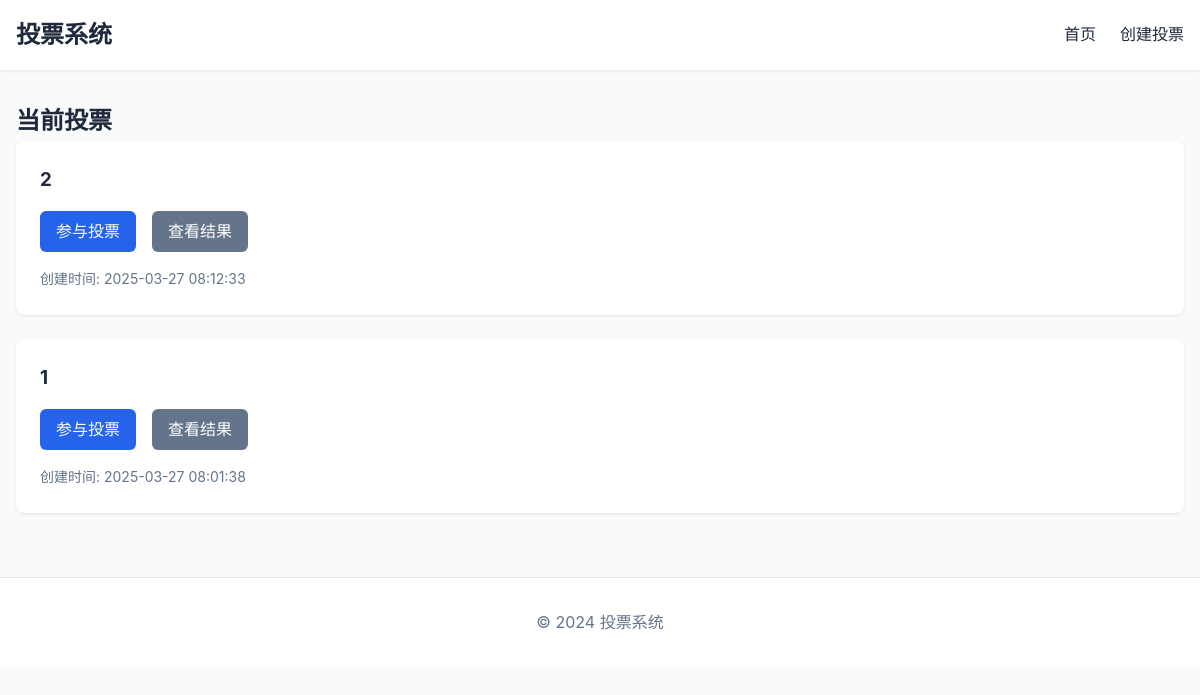
Before: / with the older database file.
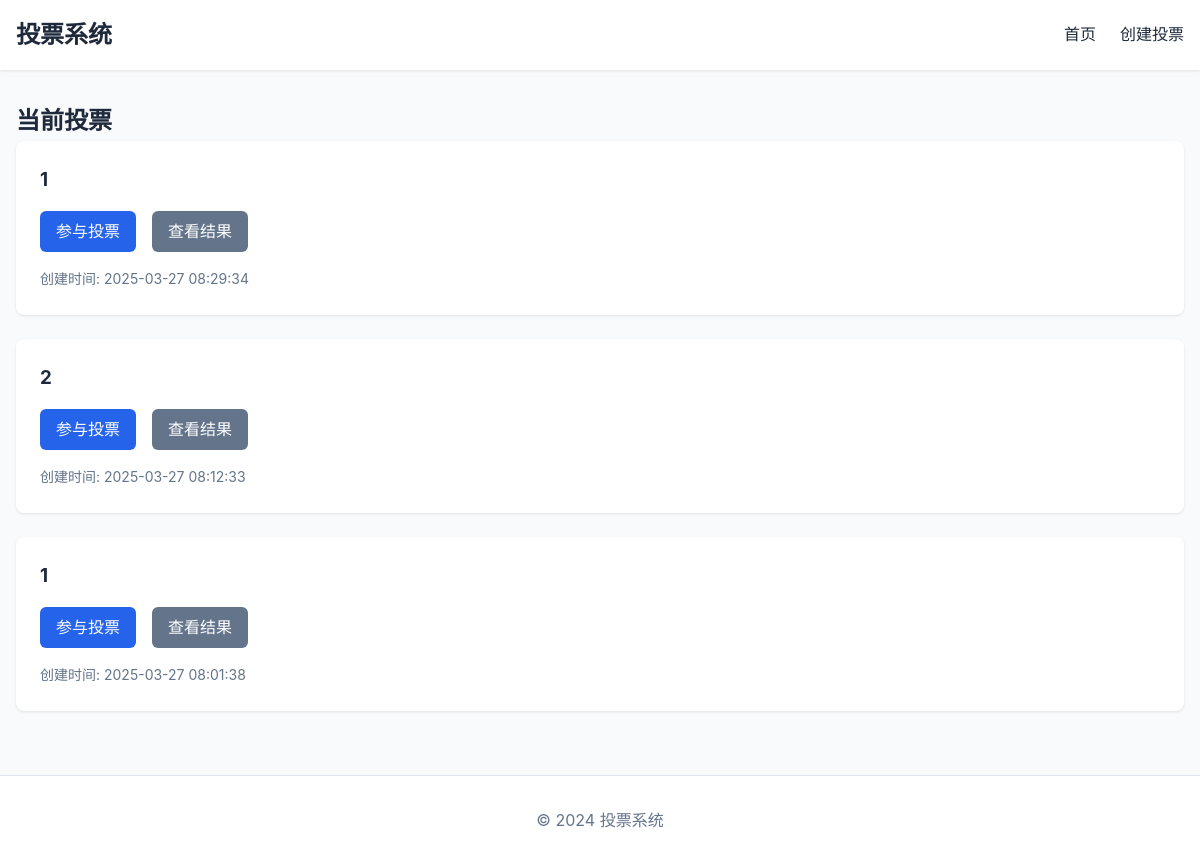
After: the same page with the newer database file.
### tables this page shows
CREATE TABLE polls (
    id INTEGER PRIMARY KEY AUTOINCREMENT,
    question TEXT NOT NULL,
    created_at TIMESTAMP DEFAULT CURRENT_TIMESTAMP
);

### app.py (the view)
@app.route('/')
def index():
    db = get_db()
    polls = db.execute('SELECT * FROM polls ORDER BY created_at DESC').fetchall()
    return render_template('index.html', polls=polls)

### app.py (called while the page is built)
@app.context_processor
def inject_csrf_token():
    return dict(csrf_token=generate_csrf)

def get_db():
    if 'db' not in g:
        g.db = sqlite3.connect(DATABASE)
        g.db.row_factory = sqlite3.Row
    return g.db

### templates/index.html (shortened to what this page needs)
{% extends 'base.html' %}
{% block content %}
    <h2>当前投票</h2>
    {% if polls %}
        <div class="polls-list">
            {% for poll in polls %}
                <div class="poll-card">
                    <h3>{{ poll.question }}</h3>
                    <div class="poll-actions">
                        <a href="{{ url_for('vote', poll_id=poll.id) }}" class="button">参与投票</a>
                        <a href="{{ url_for('results', poll_id=poll.id) }}" class="button secondary">查看结果</a>
                    </div>
                    <div class="poll-meta">
                        创建时间: {{ poll.created_at }}
                    </div>
                </div>
            {% endfor %}
        </div>
    {% else %}
        <div class="empty-state">
            <p>目前还没有投票。</p>
            <a href="{{ url_for('create') }}" class="button">创建第一个投票</a>
        </div>
    {% endif %}
{% endblock %}

### templates/base.html (shortened to what this page needs)
<!DOCTYPE html>
<html lang="en">
<head>
    <link rel="stylesheet" href="{{ url_for('static', filename='style.css') }}">
</head>
<body>
    <nav>
        <div class="nav-container">
            <h1><a href="{{ url_for('index') }}">投票系统</a></h1>
            <ul>
                <li><a href="{{ url_for('index') }}">首页</a></li>
                <li><a href="{{ url_for('create') }}">创建投票</a></li>
            </ul>
        </div>
    </nav>
    <main>
        <div class="container">
            {% block content %}{% endblock %}
        </div>
    </main>
    <footer>
        <div class="container">
            <p>&copy; 2024 投票系统</p>
        </div>
    </footer>
</body>
</html>

### static/style.css (style rules this page uses)
:root { --primary-color: #2563eb; --secondary-color: #64748b; --background-color: #f8fafc; --text-color: #1e293b; --border-color: #e2e8f0; --success-color: #22c55e; --error-color: #ef4444; --warning-color: #f59e0b; }
* { margin: 0; padding: 0; box-sizing: border-box; }
body { font-family: -apple-system, BlinkMacSystemFont, "Segoe UI", Roboto, "Helvetica Neue", Arial, sans-serif; line-height: 1.6; color: var(--text-color); background-color: var(--background-color); }
.container { max-width: 1200px; margin: 0 auto; padding: 0 1rem; }
nav { background-color: white; box-shadow: 0 1px 3px rgba(0, 0, 0, 0.1); padding: 1rem 0; margin-bottom: 2rem; }
.nav-container { display: flex; justify-content: space-between; align-items: center; max-width: 1200px; margin: 0 auto; padding: 0 1rem; }
nav h1 { font-size: 1.5rem; }
nav h1 a { color: var(--text-color); text-decoration: none; }
nav ul { display: flex; list-style: none; gap: 1.5rem; }
nav ul a { color: var(--text-color); text-decoration: none; font-weight: 500; }
.button { display: inline-block; padding: 0.5rem 1rem; background-color: var(--primary-color); color: white; text-decoration: none; border-radius: 0.375rem; border: none; cursor: pointer; font-size: 1rem; transition: all 0.2s; }
.button.secondary { background-color: var(--secondary-color); }
.polls-list { display: grid; gap: 1.5rem; margin-bottom: 2rem; }
.poll-card { background-color: white; border-radius: 0.5rem; padding: 1.5rem; box-shadow: 0 1px 3px rgba(0, 0, 0, 0.1); transition: transform 0.2s; }
.poll-card h3 { margin-bottom: 1rem; color: var(--text-color); }
.poll-actions { display: flex; gap: 1rem; margin-top: 1rem; }
.poll-meta { margin-top: 1rem; color: var(--secondary-color); font-size: 0.875rem; }
footer { margin-top: 4rem; padding: 2rem 0; background-color: white; border-top: 1px solid var(--border-color); text-align: center; color: var(--secondary-color); }

Changed rows visible on the page:
added polls: question "1", created_at "2025-03-27 08:29:34"
